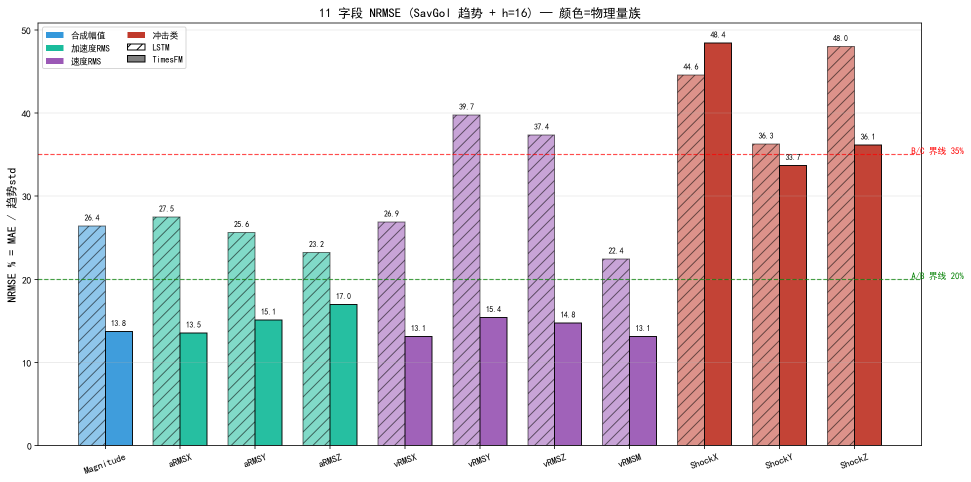
#> input picture output/全字段_1_NRMSE对比.png, 1941 x 963 px (shown at 1/2 size)
$ python generate_thumbnails.py
#> lines starting #> are read from the running program, lines starting #| are printed output that depends on the picture
"""
为 Dashboard SINOR 风格架构图生成 7 张缩略图
把 output/ 里的大图压缩到 480x300 保存到 app/resources/thumbs/
"""
import os
from PIL import Image

ROOT = os.path.dirname(os.path.dirname(os.path.abspath(__file__)))
OUTPUT_DIR = os.path.join(ROOT, "output")
THUMB_DIR = os.path.join(ROOT, "app", "resources", "thumbs")

# (目标文件名, 源文件路径) — 对应 SINOR 7 模块
MAPPING = [
    ("01_dashboard.png",   os.path.join(OUTPUT_DIR, "全字段_1_NRMSE对比.png")),
    ("02_monitoring.png",  os.path.join(OUTPUT_DIR, "属性总览_2_独立子图.png")),
    ("03_alarms.png",      os.path.join(OUTPUT_DIR, "属性总览_4_异常事件放大.png")),
    ("04_forecast.png",    os.path.join(OUTPUT_DIR, "多属性_1_预测曲线.png")),
    ("05_root_cause.png",  os.path.join(OUTPUT_DIR, "属性总览_3_统计与相关性.png")),
    ("06_lifetime.png",    os.path.join(OUTPUT_DIR, "horizon_2_MAE曲线.png")),
    ("07_health.png",      os.path.join(OUTPUT_DIR, "全字段_2_判据象限.png")),
]

TARGET_W, TARGET_H = 480, 300


def main():
    os.makedirs(THUMB_DIR, exist_ok=True)
    for dst_name, src_path in MAPPING:
        if not os.path.exists(src_path):
            print(f"[SKIP] 源文件不存在: {src_path}")
            continue
        im = Image.open(src_path)
#> im is the input picture: PIL image 1941x963 RGBA; mean R, G, B, A 223.5, 216, 219.4, 255
        # 按目标宽高比裁切
        src_w, src_h = im.size
#> src_w = 1941; src_h = 963
        target_ratio = TARGET_W / TARGET_H
        src_ratio = src_w / src_h
#> src_ratio = 2.02
        if src_ratio > target_ratio:
            new_w = int(src_h * target_ratio)
#> new_w = 1540
            left = (src_w - new_w) // 2
#> left = 200
            im = im.crop((left, 0, left + new_w, src_h))
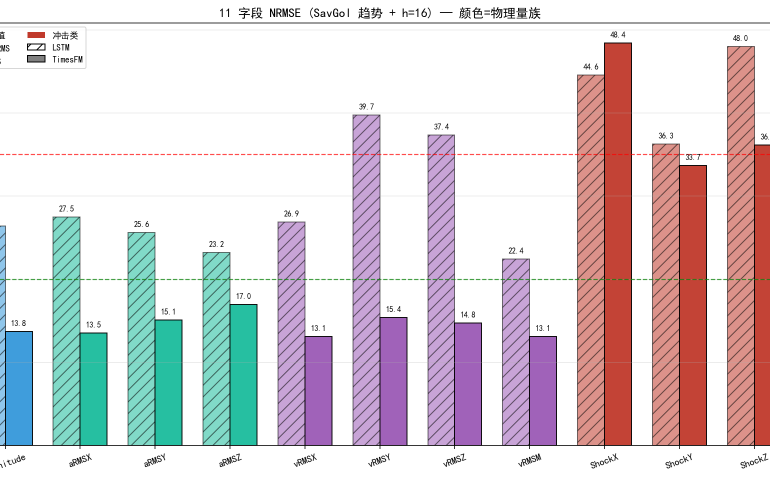
#> im: PIL image 1540x963 RGBA (shown at 1/2 size); mean R, G, B, A 219, 210.1, 214, 255
        else:
            new_h = int(src_w / target_ratio)
            top = (src_h - new_h) // 2
            im = im.crop((0, top, src_w, top + new_h))
        im = im.resize((TARGET_W, TARGET_H), Image.LANCZOS)
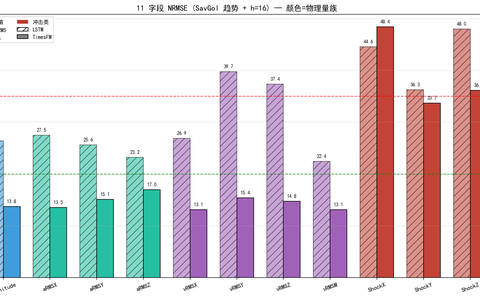
#> im: PIL image 480x300 RGBA; mean R, G, B, A 218.6, 209.7, 213.6, 255
        if im.mode != "RGB":
            im = im.convert("RGB")
#> im: PIL image 480x300 RGB
        dst = os.path.join(THUMB_DIR, dst_name)
        im.save(dst, "JPEG", quality=85, optimize=True)
        size_kb = os.path.getsize(dst) / 1024
        print(f"[OK] {dst_name} ({size_kb:.1f} KB)")
#> pass 2 of the loop in main, `for dst_name, src_path in MAPPING:`:
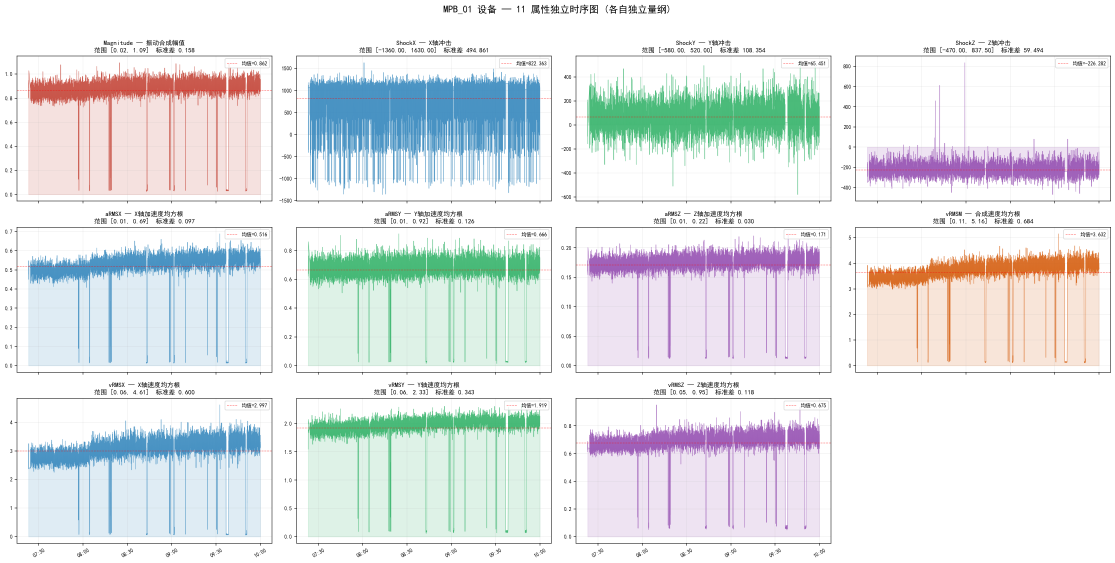
#> input picture output/属性总览_2_独立子图.png, 3345 x 1689 px (shown at 1/3 size)
#> in main, im is the input picture: PIL image 3345x1689 RGBA; mean R, G, B, A 227.3, 231, 232.7, 255
#> in main, `im = im.crop((left, 0, left + new_w, src_h))`:
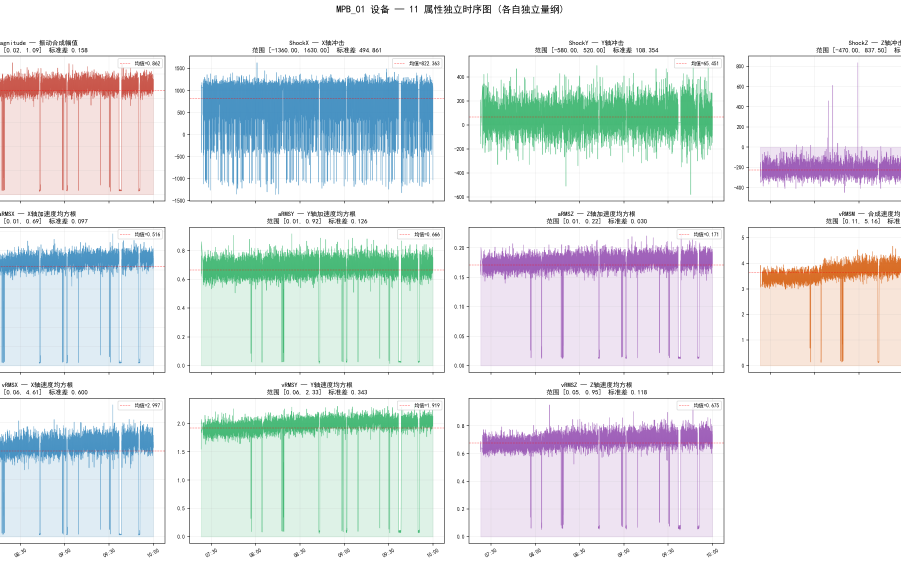
#> im: PIL image 2702x1689 RGBA (shown at 1/3 size); mean R, G, B, A 224.4, 230, 231.8, 255
#> in main, `im = im.resize((TARGET_W, TARGET_H), Image.LANCZOS)`:
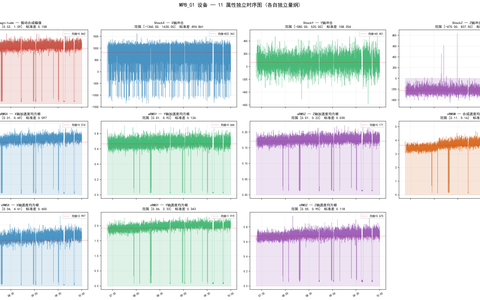
#> im: PIL image 480x300 RGBA; mean R, G, B, A 223.9, 229.5, 231.3, 255
#> pass 3 of the loop in main, `for dst_name, src_path in MAPPING:`:
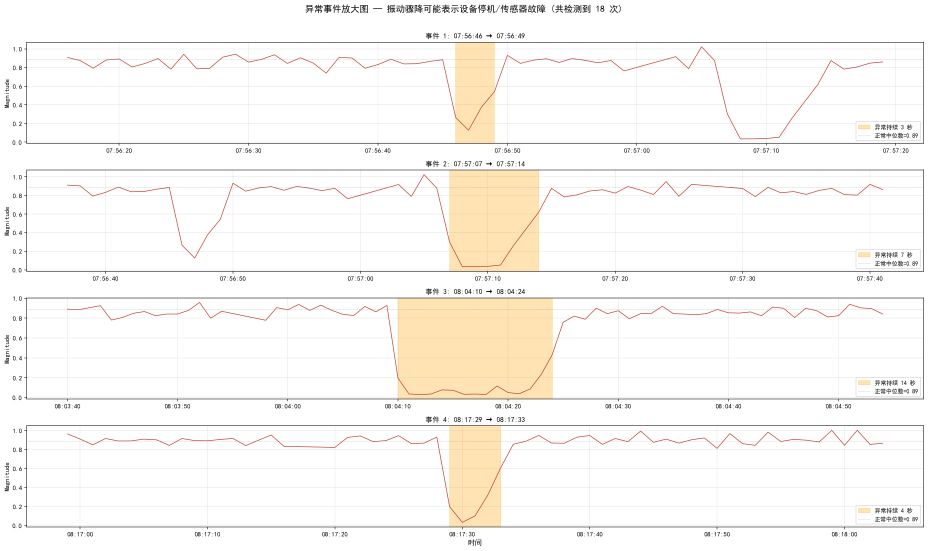
#> input picture output/属性总览_4_异常事件放大.png, 2784 x 1651 px (shown at 1/3 size)
#> in main, im is the input picture: PIL image 2784x1651 RGBA; mean R, G, B, A 250.4, 247.8, 244.5, 255
#> in main, `im = im.crop((left, 0, left + new_w, src_h))`:
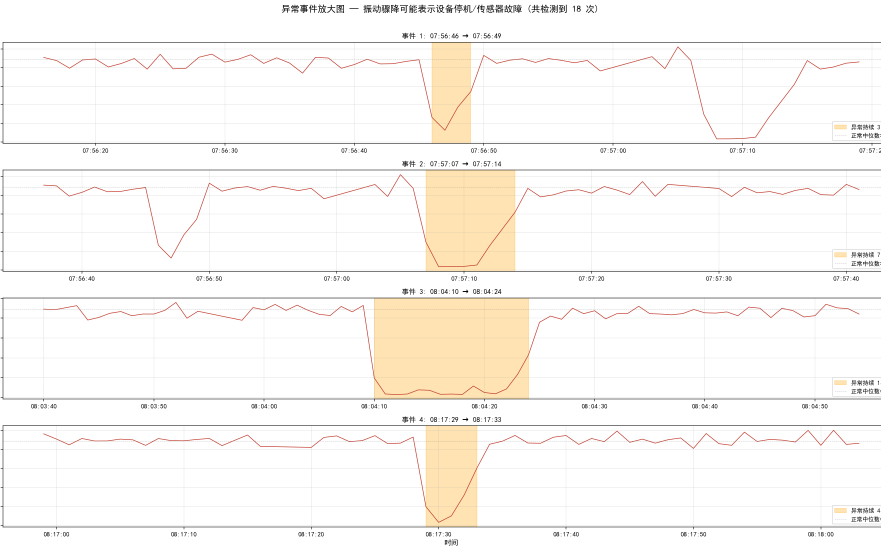
#> im: PIL image 2641x1651 RGBA (shown at 1/3 size); mean R, G, B, A 250.6, 247.9, 244.4, 255
#> in main, `im = im.resize((TARGET_W, TARGET_H), Image.LANCZOS)`:
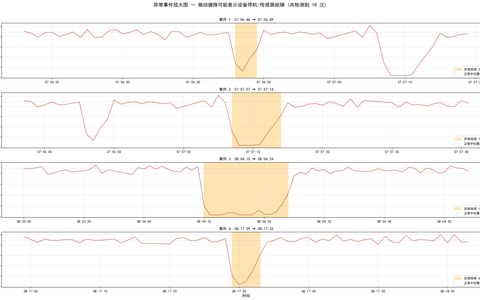
#> im: PIL image 480x300 RGBA; mean R, G, B, A 250, 247.2, 243.8, 255
#> the loop made 7 passes; the first 3 are shown

    # 重命名为 .jpg 扩展更诚实
    for dst_name, _ in MAPPING:
        png_path = os.path.join(THUMB_DIR, dst_name)
        jpg_path = png_path.replace(".png", ".jpg")
        if os.path.exists(png_path) and png_path != jpg_path:
            os.rename(png_path, jpg_path)
    print(f"\n输出目录: {THUMB_DIR}")


if __name__ == "__main__":
    main()
